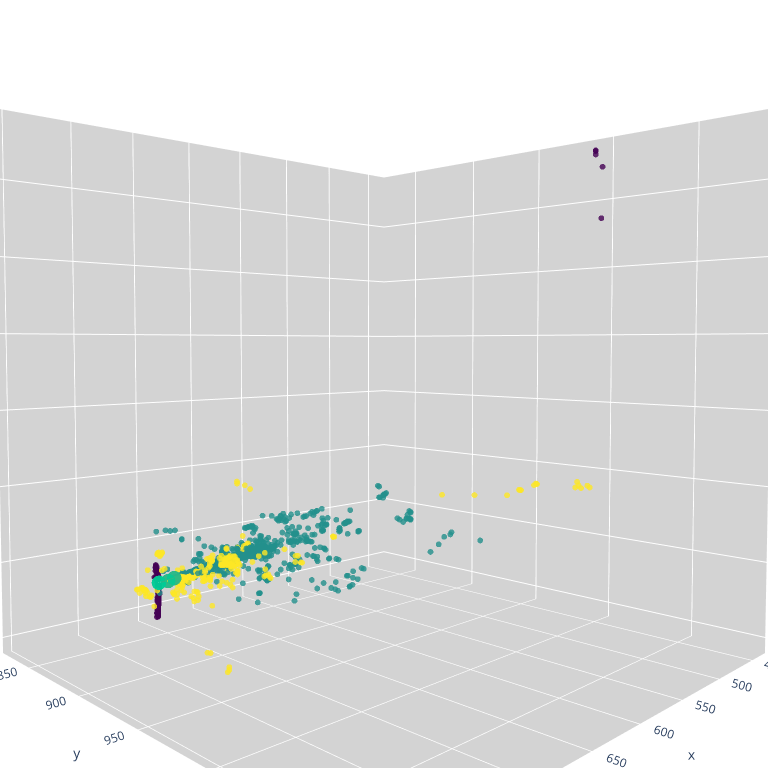

Notebook cell for this chart:
### Markdown cell above
The chain is implemented in `chain.py` in the `pi0_reco` repository and can be called as follows:

### Code cell
# Initialize the chain
from pi0.chain import Pi0Chain
chain = Pi0Chain(io_cfg, chain_cfg)

# Loop over the full dataset
masses = []
draw_ids = [7] # List of ids of events to draw
for i in range(len(chain.hs.data_io)):
    
    # Compute masses, log them
    chain.run_loop()
    
    # Draw the last event if requested
    if i in draw_ids:
        chain.draw()

### Figure 1 — Plotly figure (JSON) as saved in the notebook; plotly's stock layout.template omitted (floating-point values rounded to 4 significant figures; data arrays with more than 128 entries replaced by an {"elided": "..."} marker saying what was removed)
{"data": [{"hovertext": {"elided": "1183 int values"}, "marker": {"color": {"elided": "1183 int values"}, "colorscale": [[0, "#440154"], [0.1111, "#482878"], [0.2222, "#3e4989"], [0.3333, "#31688e"], [0.4444, "#26828e"], [0.5556, "#1f9e89"], [0.6667, "#35b779"], [0.7778, "#6ece58"], [0.8889, "#b5de2b"], [1, "#fde725"]], "opacity": 0.8, "size": 2}, "mode": "markers", "name": "Shower ID", "type": "scatter3d", "x": {"elided": "1183 int values"}, "y": {"elided": "1183 int values"}, "z": {"elided": "1183 int values"}}, {"marker": {"colorscale": [[0, "#440154"], [0.1111, "#482878"], [0.2222, "#3e4989"], [0.3333, "#31688e"], [0.4444, "#26828e"], [0.5556, "#1f9e89"], [0.6667, "#35b779"], [0.7778, "#6ece58"], [0.8889, "#b5de2b"], [1, "#fde725"]], "opacity": 0.8, "size": 5}, "mode": "markers", "name": "Shower starts", "type": "scatter3d", "x": [687.5, 696.4], "y": [842.5, 846.6], "z": [49.5, 50.32]}, {"marker": {"colorscale": [[0, "#440154"], [0.1111, "#482878"], [0.2222, "#3e4989"], [0.3333, "#31688e"], [0.4444, "#26828e"], [0.5556, "#1f9e89"], [0.6667, "#35b779"], [0.7778, "#6ece58"], [0.8889, "#b5de2b"], [1, "#fde725"]], "opacity": 0.8, "size": 5}, "mode": "lines+markers", "name": "Pi0 Decay", "type": "scatter3d", "x": [695.5, 687.5, 695.5, 696.4], "y": [836.2, 842.5, 836.2, 846.6], "z": [42.39, 49.5, 42.39, 50.32]}], "layout": {"height": 768, "margin": {"b": 0, "l": 0, "r": 0, "t": 0}, "scene": {"aspectmode": "cube", "camera": {"center": {"x": 0, "y": 0, "z": 0}, "eye": {"x": 1.2, "y": 1.2, "z": 0.075}, "up": {"x": 0, "y": 0, "z": 1}}, "xaxis": {"backgroundcolor": "lightgray", "gridcolor": "rgb(255, 255, 255)", "nticks": 10, "showbackground": true, "showticklabels": true, "title": {"text": "x"}}, "yaxis": {"backgroundcolor": "lightgray", "gridcolor": "rgb(255, 255, 255)", "nticks": 10, "showbackground": true, "showticklabels": true, "title": {"text": "y"}}, "zaxis": {"backgroundcolor": "lightgray", "gridcolor": "rgb(255, 255, 255)", "nticks": 10, "showbackground": true, "showticklabels": true, "title": {"text": "z"}}}, "showlegend": false, "width": 768}}
